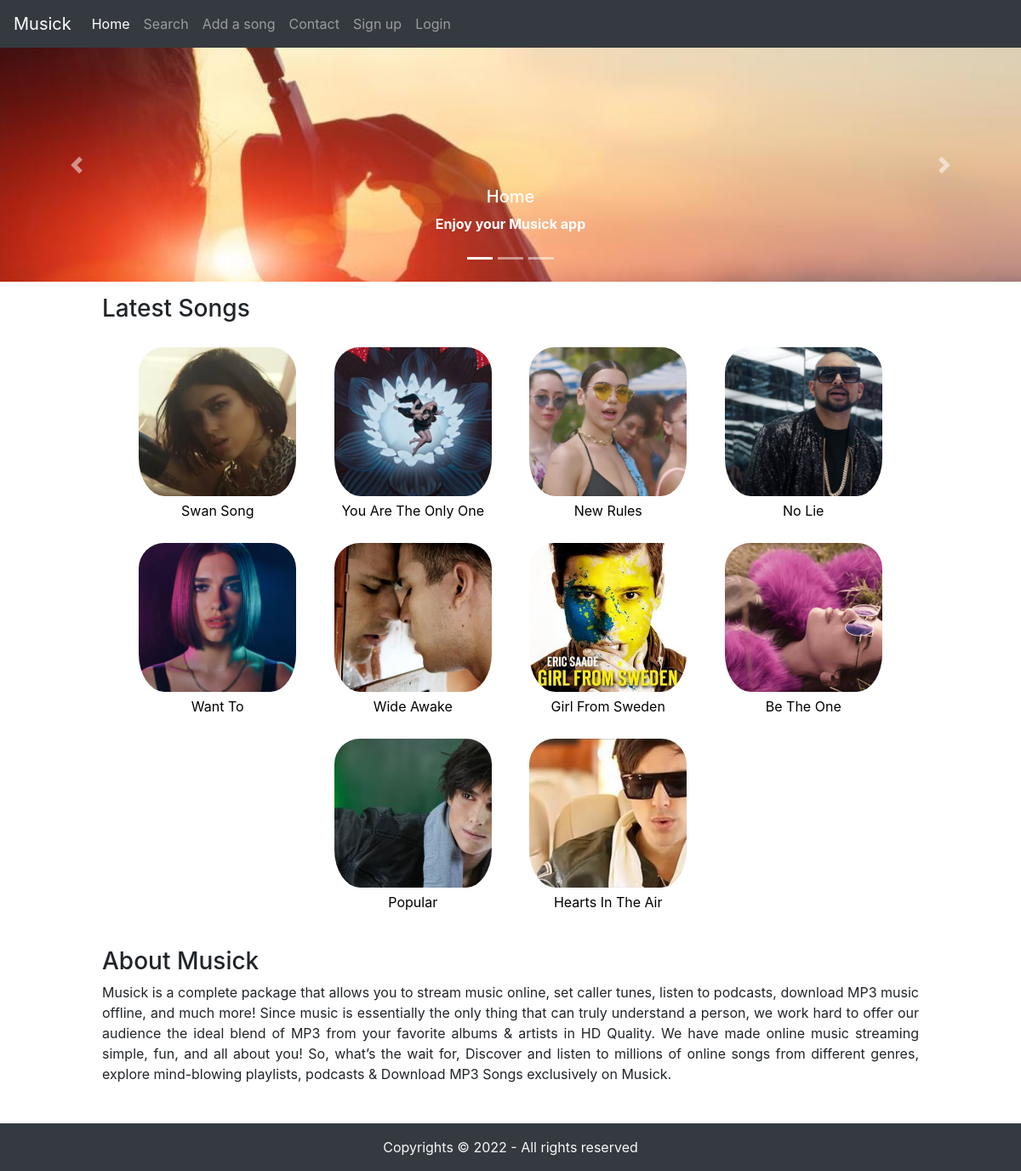
The page /home on the database its author committed.
### MusicWebApplication/models.py (models this page shows, shortened)
class Song(models.Model):
    Serial_Number = models.AutoField(primary_key=True)
    Slug = models.CharField(max_length=50)
    Song_Title = models.CharField(max_length=50)
    Song_Artist = models.CharField(max_length=50)
    Song_Featured_Artist = models.CharField(max_length=50, blank=True, null=True)
    Song_Album = models.CharField(max_length=50, blank=True, null=True)
    Song_Released = models.CharField(max_length=50)
    Song_Lyrics = models.TextField(blank=True, null=True)
    Song_Duration = models.CharField(max_length=6)
    Song_Audio = models.FileField(storage=SongAudioPath)
    Song_Audio_File_Name = models.CharField(max_length=100)
    Song_Cover = models.ImageField(storage=SongCoverPath)
    Song_Cover_File_Name = models.CharField(max_length=100)
    Song_Video = models.FileField(storage=SongVideoPath, blank=True)
    Song_Video_File_Name = models.CharField(max_length=100, blank=True)
    Song_Description = models.TextField(max_length=1000, blank=True, null=True)

### MusicWebApplication/views.py (the view)
# urls.py: path('home', views.home, name='home'),
def home(request):
    Songs = Song.objects.all().order_by('-Song_Released').values()
    context = {'Songs' : Songs}
    return render(request, 'home.html', context)

### Templates/home.html (shortened to what this page needs)
{% extends 'base.html' %}
{% load static %}
{% block HomeActive %}active{% endblock HomeActive %}
{% block CSSFilePath %}<link rel="stylesheet" href="{% static 'CSSFiles/home.css' %}" />{% endblock CSSFilePath %}
{% block Body %}
<div id="carouselExampleIndicators" class="carousel slide" data-ride="carousel">
  <ol class="carousel-indicators">
    <li data-target="#carouselExampleIndicators" data-slide-to="0" class="active"></li>
    <li data-target="#carouselExampleIndicators" data-slide-to="1"></li>
    <li data-target="#carouselExampleIndicators" data-slide-to="2"></li>
  </ol>
  <div class="carousel-inner">
    <div class="carousel-item active">
      <a href="/home">
        <img class="d-block w-100" id="carouselimage" src="{% static 'Images/Home.jpg' %}" alt="First slide">
        <div class="carousel-caption d-none d-md-block">
        <b>
          <h5>Home</h5>
          <p>Enjoy your Musick app</p>
        </b>
      </div>
      </a>
    </div>
  </div>
  <a class="carousel-control-prev" href="#carouselExampleIndicators" role="button" data-slide="prev">
    <span class="carousel-control-prev-icon" aria-hidden="true"></span>
  </a>
  <a class="carousel-control-next" href="#carouselExampleIndicators" role="button" data-slide="next">
    <span class="carousel-control-next-icon" aria-hidden="true"></span>
  </a>
</div>
<h3 id="latestsong">Latest Songs</h3>
<div class="songcontainer">
  {% for Song in Songs %}
    {% if forloop.counter < 11 %}
    <tr class="{% cycle Song Song %}">
      <div class="songcovercontainer">
        <a href="/aboutSong/{{Song.Slug}}" style="color: black;">
          <img src="/Media/SongCovers/{{Song.Song_Cover_File_Name}}" alt="..." id="songcover">
          <div class="songtitle" style="display: inline;">{{Song.Song_Title}}</div>
        </a>
      </div>
    </tr>
    {% endif %}
  {% endfor %}
</div>
<div class="aboutweb">
  <h3 style="bottom: 15px">About Musick</h3>
  <p>
    Musick is a complete package that allows you to stream music online, set caller tunes, listen to podcasts,
    download MP3 music offline, and much more! Since music is essentially the only thing that can truly understand
    a person, we work hard to offer our audience the ideal blend of MP3 from your favorite albums & artists in HD
    Quality. We have made online music streaming simple, fun, and all about you! So, what’s the wait for, Discover
    and listen to millions of online songs from different genres, explore mind-blowing playlists, podcasts &
    Download MP3 Songs exclusively on Musick.
  </p>
</div>
{% endblock Body %}
{% block FooterPosition %}relative{% endblock FooterPosition %}

### Templates/base.html (shortened to what this page needs)
{% load static %}
<!doctype html>
<html lang="en">
  <head>
    <link rel="stylesheet" href="https://cdn.jsdelivr.net/npm/bootstrap@4.0.0/dist/css/bootstrap.min.css">
    {% block CSSFilePath %}{% endblock CSSFilePath %}
  </head>
  <body>
    <nav class="navbar navbar-expand-lg navbar-dark bg-dark">
        <a class="navbar-brand" href="/home">Musick</a>
        <div class="collapse navbar-collapse" id="navbarSupportedContent">
          <ul class="navbar-nav mr-auto">
            <li class="nav-item {% block HomeActive %}{% endblock HomeActive %}">
              <a class="nav-link" href="/home">Home <span class="sr-only">(current)</span></a>
            </li>
            <li class="nav-item {% block SearchActive %}{% endblock SearchActive %}">
              <a class="nav-link" href="/search">Search</a>
            </li>
            <li class="nav-item {% block AddASongToMusicAppActive %}{% endblock AddASongToMusicAppActive %}">
                <a class="nav-link" href="/addASongToMusicApp">Add a song</a>
            </li>
            <li class="nav-item {% block ContactActive %}{% endblock ContactActive %}">
                <a class="nav-link" href="/contact">Contact</a>
            </li>
            {% block UserLogin %}
            {% if user.is_authenticated %}
            <li class="nav-item {% block LogoutActive %}{% endblock LogoutActive %}">
              <a class="nav-link" href="/logout">Logout</a>
            </li>
            {% else %}
            <li class="nav-item {% block SignUpActive %}{% endblock SignUpActive %}">
              <a class="nav-link" href="/signup">Sign up</a>
            </li>
            <li class="nav-item {% block LoginActive %}{% endblock LoginActive %}">
              <a class="nav-link" href="/">Login</a>
            </li>
            {% endif %}
            {% endblock UserLogin %}
          </ul>
        </div>
      </nav>
    {% block Body %}{% endblock Body %}
    <footer class="bg-dark text-light fixed-bottom position-{% block FooterPosition %}{% endblock FooterPosition %}">
        <p class="mx-0 my-0 text-center py-3">Copyrights &copy; 2022 - All rights reserved</p>
    </footer>
  </body>
</html>

### Static/CSSFiles/home.css (style rules this page uses)
* { padding: 0px; margin: 0px; }
#carouselimage { width: 1080px; height: 275px; object-fit: cover }
#latestsong { position: relative; padding-left: 120px; top: 15px; text-align: justify; }
.songcontainer { position: relative; top: 15px; text-align: center; padding: 0px 50px 50px 50px; }
.songcovercontainer { display: inline-block; width: 225px; height: 230px; }
#songcover { display: block; width: 225px; height: 200px; padding: 20px 20px 5px 20px; object-fit: cover; border-radius: 50px }
.aboutweb { text-align: justify; position: relative; padding: 0px 120px 30px 120px; }

### rows shown on the page
Song: Song_Cover_File_Name (picture), Song_Title "Swan Song"
Song: Song_Cover_File_Name (picture), Song_Title "You Are The Only One"
Song: Song_Cover_File_Name (picture), Song_Title "New Rules"
Song: Song_Cover_File_Name (picture), Song_Title "No Lie"
Song: Song_Cover_File_Name (picture), Song_Title "Want To"
Song: Song_Cover_File_Name (picture), Song_Title "Wide Awake"
Song: Song_Cover_File_Name (picture), Song_Title "Girl From Sweden"
Song: Song_Cover_File_Name (picture), Song_Title "Be The One"
Song: Song_Cover_File_Name (picture), Song_Title "Popular"
Song: Song_Cover_File_Name (picture), Song_Title "Hearts In The Air"
